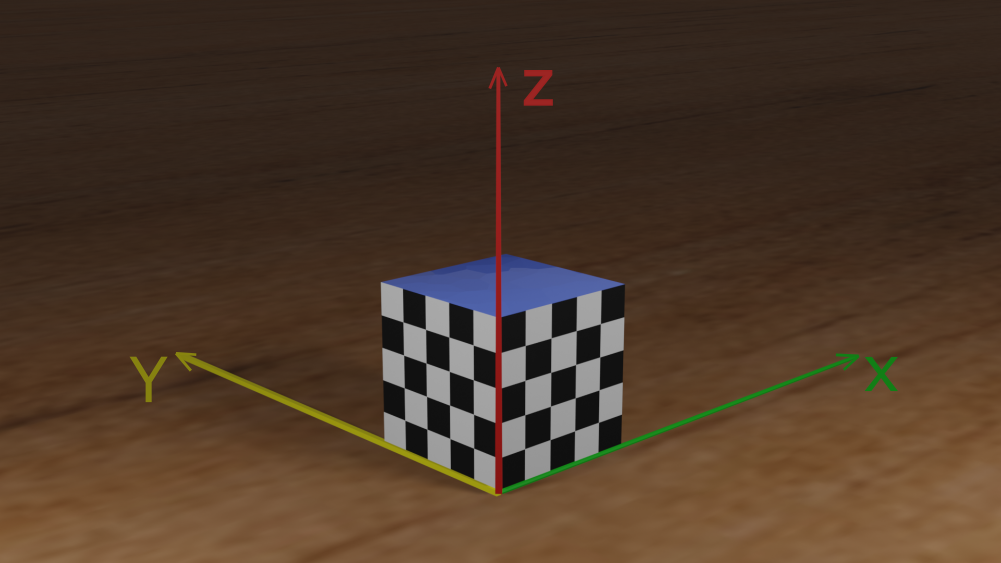
#> input picture Line Detection/checkboard.png, 2002 x 1126 px (shown at 1/2 size)
$ python task2.py
#> lines starting #> are read from the running program, lines starting #| are printed output that depends on the picture; long printed decimals are rounded
###############
##Design the function "calibrate" to  return
# (1) intrinsic_params: should be a list with four elements: [f_x, f_y, o_x, o_y], where f_x and f_y is focal length, o_x and o_y is offset;
# (2) is_constant: shoulpd be bool data type. False if the intrinsic parameters differed from world coordinates.
#                                            True if the intrinsic parameters are invariable.
###############
import numpy as np
from cv2 import imread, cvtColor, COLOR_BGR2GRAY, TERM_CRITERIA_EPS, TERM_CRITERIA_MAX_ITER, \
    findChessboardCorners, cornerSubPix, drawChessboardCorners, imshow, waitKey, circle

def calibrate(imgname):
    #......
#> called with imgname = 'checkboard.png'
    criteria = (TERM_CRITERIA_EPS + TERM_CRITERIA_MAX_ITER, 30, 0.001)

    img = imread(imgname)
#> img is the input picture: shape (1126, 2002, 3); mean B, G, R 40.6, 56.2, 76.2
    img_left = img[:,0:1001]
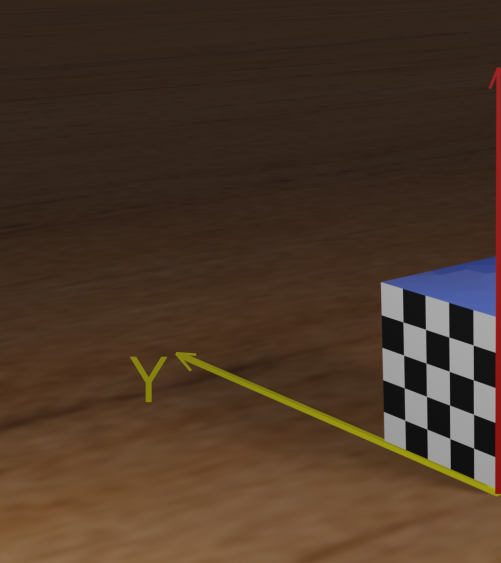
#> img_left: shape (1126, 1001, 3) (shown at 1/2 size); mean B, G, R 39.2, 54.2, 74.1
    img_left_gray = cvtColor(img_left, COLOR_BGR2GRAY)
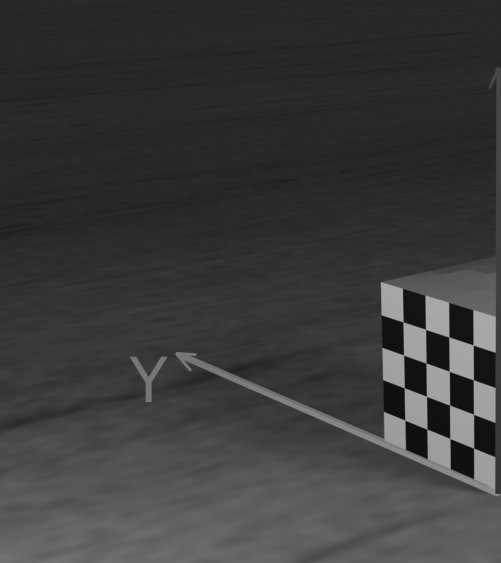
#> img_left_gray: shape (1126, 1001) (shown at 1/2 size); min 15, max 169, mean 58.4
    img_left_points = []
    ret, corners = findChessboardCorners(img_left_gray,(4,4),None)
#> ret = True; corners = 16 rows, first 8: [807, 643.8], [852.6, 660.3], [897.6, 675.2], [947.6, 691.6], [808.6, 711.7], [852.6, 726.2], [899, 743.1], [946.7, 760.7]
    if ret == True:
        corners2 = cornerSubPix(img_left_gray,corners,(5,5),(-1,-1),criteria)
#> corners2 = 16 rows, first 8: [806.4, 644.3], [851.6, 659.2], [898.3, 674.5], [946.8, 690.5], [807.6, 710.6], [852.5, 726.5], [898.9, 743], [947.1, 760.2]
        img_left_points.append(corners2)
        temp = []
        for p in img_left_points[0]:
            for t in p:
                temp.append(t)
#> this loop made 16 passes
#> p on passes 1 to 12: [[806.4, 644.3]], [[851.6, 659.2]], [[898.3, 674.5]], [[946.8, 690.5]], [[807.6, 710.6]], [[852.5, 726.5]], [[898.9, 743]], [[947.1, 760.2]], [[808.9, 776.2]], [[853.5, 793.1]], [[899.6, 810.7]], [[947.5, 829]]
#> after the loop, temp = [[806.4, 644.3], [851.6, 659.2], [898.3, 674.5], [946.8, 690.5], [807.6, 710.6], [852.5, 726.5], [898.9, 743], [947.1, 760.2], [808.9, 776.2], [853.5, 793.1], [899.6, 810.7], [947.5, 829], [810.2, 840.7], [854.4, 858.7], [900.3, 877.5], [947.8, 896.8]]
        img_left_points = temp
#> img_left_points has the same summary as temp

    world_left = [[0,20,20,1],[0,15,20,1],[0,10,20,1],[0,5,20,1],
                  [0,20,15,1],[0,15,15,1],[0,10,15,1],[0,5,15,1],
                  [0,20,10,1],[0,15,10,1],[0,10,10,1],[0,5,10,1],
                  [0,20,5,1],[0,15,5,1],[0,10,5,1],[0,5,5,1]]

    img_right = img[:,1001:]
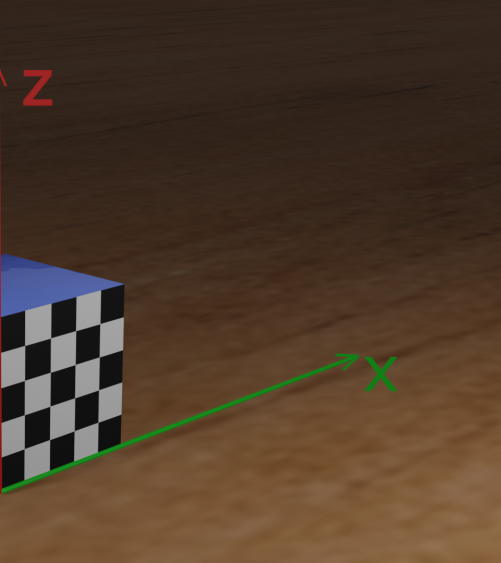
#> img_right: shape (1126, 1001, 3) (shown at 1/2 size); mean B, G, R 42, 58.2, 78.2
    img_right_gray = cvtColor(img_right, COLOR_BGR2GRAY)
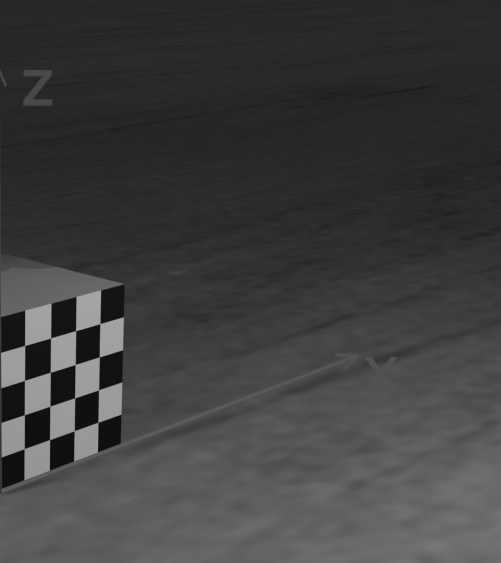
#> img_right_gray: shape (1126, 1001) (shown at 1/2 size); min 15, max 166, mean 62.3
    img_right_points = []
    ret, corners = findChessboardCorners(img_right_gray,(4,4),None)
#> corners = 16 rows, first 8: [199.3, 648.9], [198.9, 714.4], [197.5, 780.2], [196.3, 844.8], [152, 662.1], [151.7, 728.2], [149.8, 796.1], [149.7, 861.1]
    if ret == True:
        corners2 = cornerSubPix(img_right_gray,corners,(5,5),(-1,-1),criteria)
#> corners2 = 16 rows, first 8: [200.2, 647.8], [198.9, 714.4], [197.6, 780.2], [196.4, 845], [151.8, 661.8], [150.7, 729.5], [149.8, 796.2], [148.8, 862]
        img_right_points.append(corners2)
        temp = []
        for p in img_right_points[0]:
            for t in p:
                t[0] += len(img[0])/2
                temp.append(t)
#> this loop made 16 passes
#> p on passes 1 to 12: [[200.2, 647.8]], [[198.9, 714.4]], [[197.6, 780.2]], [[196.4, 845]], [[151.8, 661.8]], [[150.7, 729.5]], [[149.8, 796.2]], [[148.8, 862]], [[101.6, 676.4]], [[101, 745.1]], [[100.3, 812.8]], [[99.6, 879.7]]
#> after the loop, t = [1049.7, 898]; temp = [[1201.2, 647.8], [1199.9, 714.4], [1198.6, 780.2], [1197.4, 845], [1152.8, 661.8], [1151.7, 729.5], [1150.8, 796.2], [1149.8, 862], [1102.6, 676.4], [1102, 745.1], [1101.3, 812.8], [1100.6, 879.7], [1050.8, 691.4], [1050.4, 761.2], [1050.1, 830.1], [1049.7, 898]]

        img_right_points = temp
#> img_right_points has the same summary as temp

    world_right = [[20,0,20,1],[20,0,15,1],[20,0,10,1],[20,0,5,1],
                   [15,0,20,1],[15,0,15,1],[15,0,10,1],[15,0,5,1],
                   [10,0,20,1],[10,0,15,1],[10,0,10,1],[10,0,5,1],
                   [5,0,20,1],[5,0,15,1],[5,0,10,1],[5,0,5,1]]

    world_cord = np.asarray(world_left + world_right)
    camera_cord = np.asarray(img_left_points + img_right_points)
#> camera_cord = 32 pairs, first value 806.4 to 1201.2, second value 644.3 to 898
    camera_cord = np.insert(camera_cord,int(2),[1],axis=1)
#> camera_cord = 32 rows, first 8: [806.4, 644.3, 1], [851.6, 659.2, 1], [898.3, 674.5, 1], [946.8, 690.5, 1], [807.6, 710.6, 1], [852.5, 726.5, 1], [898.9, 743, 1], [947.1, 760.2, 1]
    A_matrix = []
    for idx in range(0,len(world_cord)):
        X,Y,Z,xi,yi = world_cord[idx][0], world_cord[idx][1], world_cord[idx][2], camera_cord[idx][0], camera_cord[idx][1]
        temp1 = [X,Y,Z,1,0,0,0,0,-xi*X,-xi*Y,-xi*Z,-xi]
        temp2 = [0,0,0,0,X,Y,Z,1,-yi*X,-yi*Y,-yi*Z,-yi]
        A_matrix.append(temp1)
        A_matrix.append(temp2)
#> this loop made 32 passes
#> (X, Y, Z, xi, yi, temp1, temp2) on passes 1 to 4: (0, 20, 20, 806.4, 644.3, [0, 20, 20, 1, 0, 0, 0, 0, 0, -16128.4, -16128.4, -806.4], [0, 0, 0, 0, 0, 20, 20, 1, 0, -12886.6, -12886.6, -644.3]), (0, 15, 20, 851.6, 659.2, [0, 15, 20, 1, 0, 0, 0, 0, 0, -12773.5, -17031.4, -851.6], [0, 0, 0, 0, 0, 15, 20, 1, 0, -9888, -13184, -659.2]), (0, 10, 20, 898.3, 674.5, [0, 10, 20, 1, 0, 0, 0, 0, 0, -8983, -17966.1, -898.3], [0, 0, 0, 0, 0, 10, 20, 1, 0, -6745.4, -13490.8, -674.5]), (0, 5, 20, 946.8, 690.5, [0, 5, 20, 1, 0, 0, 0, 0, 0, -4733.9, -18935.7, -946.8], [0, 0, 0, 0, 0, 5, 20, 1, 0, -3452.4, -13809.5, -690.5])
#> after the loop, A_matrix = 64 items
    u, x, v = np.linalg.svd(A_matrix)
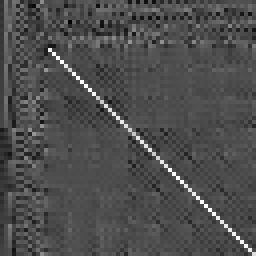
#> u: shape (64, 64) float64 (shown 4 times larger); min -0.411, max 0.927, mean -0.00261; drawn with min black and max white
#> x = [115120.1, 67818.8, 32560.6, 2200.3, 91.29, 54.97, 25.86, 5.02, 3.46, 2.58, 1.14, 0.00021]
    x = v[len(v)-1]
#> x = [-0.01, 0.00449, 0.00097, -0.711, 0.000455, 0.000479, 0.0106, -0.703, -2.47e-06, -2.63e-06, 9.69e-07, -0.000713]
    lamb = np.sqrt(1/(x[8]**2+x[9]**2+x[10]**2))
#> lamb = 267468.2
    m = lamb * x
#> m = [-2688, 1201.5, 259.5, -190282.4, 121.8, 128.2, 2833.6, -187922.9, -0.661, -0.705, 0.259, -190.8]
    # print(m)
    m1 = np.array([m[0],m[1],m[2]])
#> m1 = [-2688, 1201.5, 259.5]
    m2 = np.array([m[4],m[5],m[6]])
#> m2 = [121.8, 128.2, 2833.6]
    m3 = np.array([m[8],m[9],m[10]])
#> m3 = [-0.661, -0.705, 0.259]
    ox = np.dot(np.transpose(m1),m3)
#> ox = 996.4
    oy = np.dot(np.transpose(m2),m3)
#> oy = 563.7
    fx = np.sqrt(np.dot(np.transpose(m1),m1) - ox**2)
#> fx = 2782.7
    fy = np.sqrt(np.dot(np.transpose(m2),m2) - oy**2)
#> fy = 2782.6
    retVal = [fx,fy,ox,oy]
#> retVal = [2782.7, 2782.6, 996.4, 563.7]

    # [8 lines of commented-out code are left out]

    return retVal, False

if __name__ == "__main__":
    intrinsic_params, is_constant = calibrate('checkboard.png')
#> intrinsic_params = [2782.7, 2782.6, 996.4, 563.7]; is_constant = False
    print(intrinsic_params, is_constant)
#| [2782.713, 2782.605, 996.396, 563.721] False
